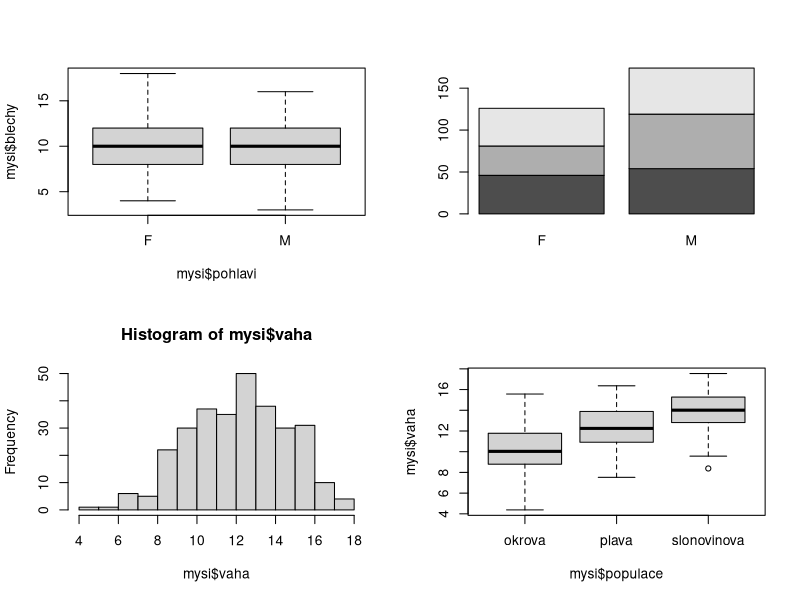
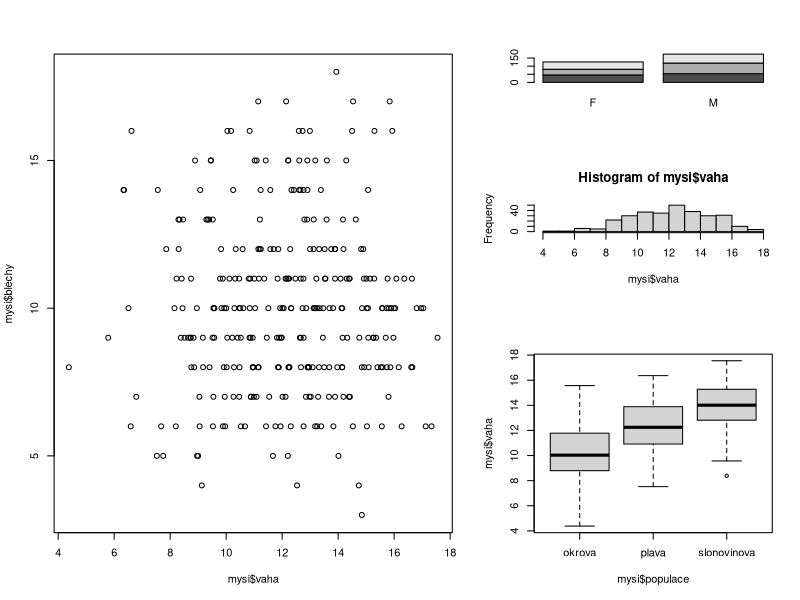
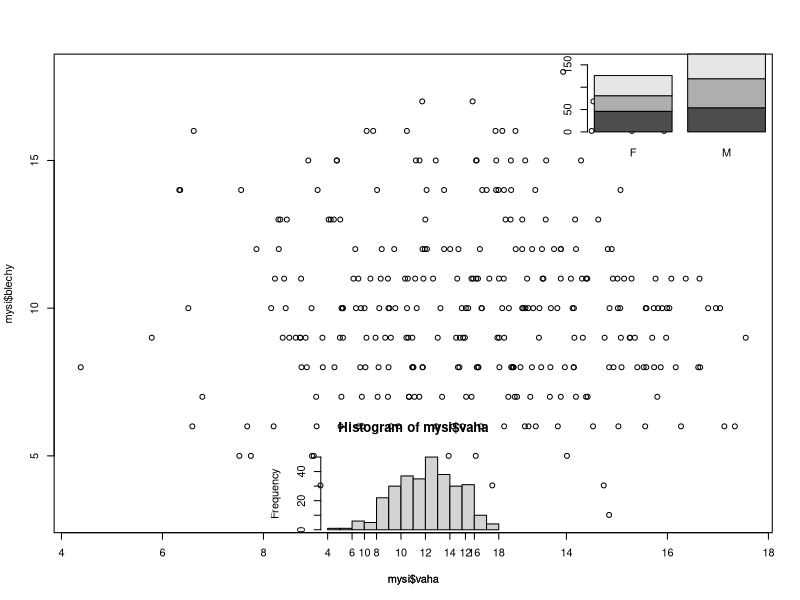
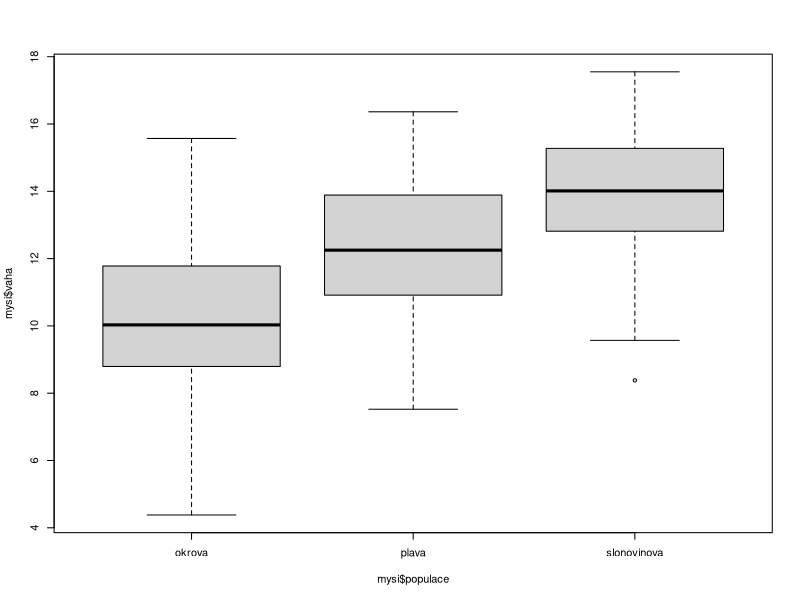
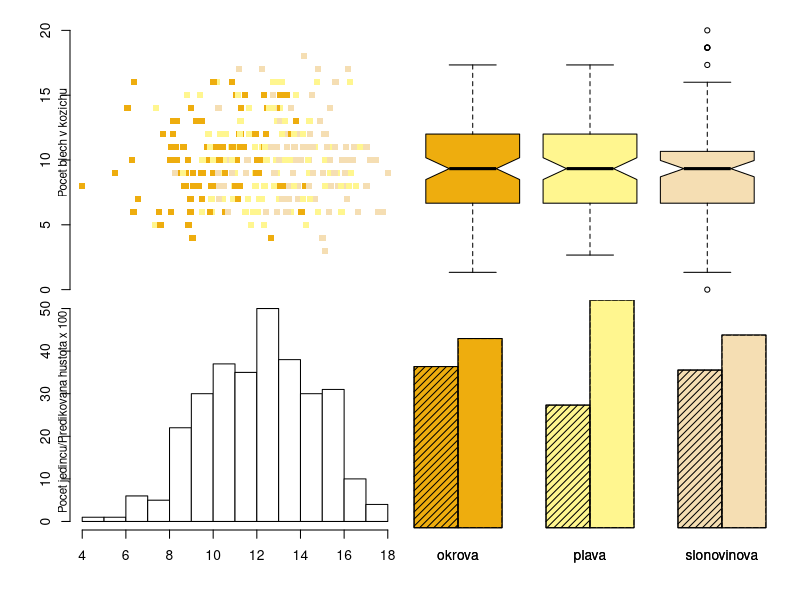
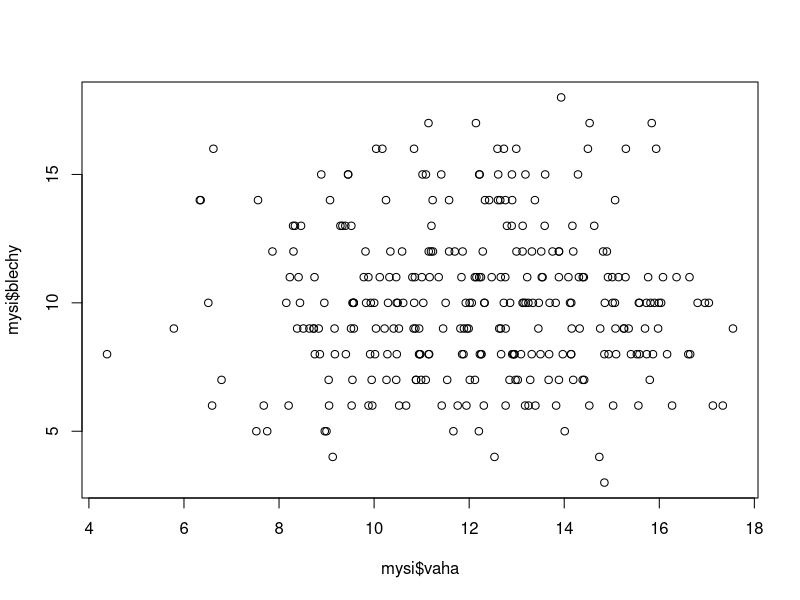
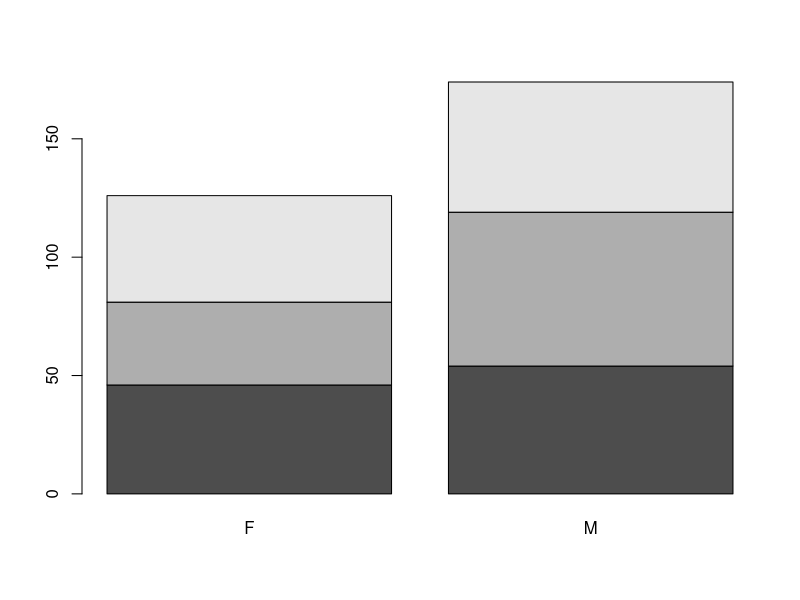
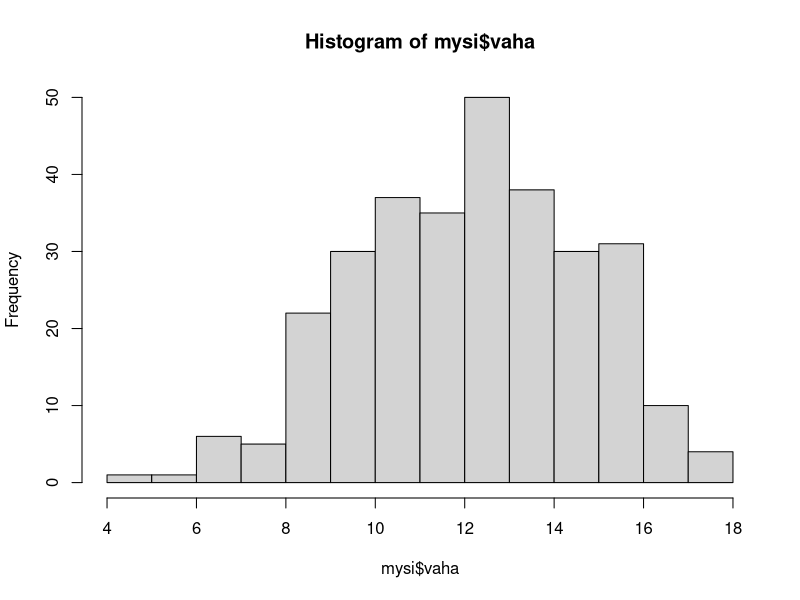

Generate these figures, in order, with R:
populace = rep(x = c("okrova", "plava", "slonovinova"), times = 100)
pohlavi = sample(x = c("M", "F"), size = length(populace), 
                 prob = c(0.55, 0.45), replace = T)
vaha = rnorm(n = length(populace), mean = c(10, 12, 13.5), sd = 2)
blechy = rpois(n = length(populace), lambda = 10)
mysi = data.frame(populace, pohlavi, vaha, blechy)

mysi$pohlavi = as.factor(mysi$pohlavi)
mysi$populace = as.factor(mysi$populace)
#__________________________________________________
# spojovani grafu do jednoho panelu

par(mfrow = c(2,2))
plot(mysi$blechy~mysi$pohlavi)
barplot(xtabs(~mysi$populace+mysi$pohlavi))
hist(mysi$vaha)
boxplot(mysi$vaha~mysi$populace)
dev.off()
par(mfrow = c(1,1))
#__________________________________________________
layout(mat = matrix(data = c(1, 1, 1, 2, 3, 4), 
                    nrow = 3, 
                    byrow = F),
       widths = c(1.5, 1),
       heights = c(1, 1, 2))

plot(mysi$blechy~mysi$vaha)
barplot(xtabs(~mysi$populace+mysi$pohlavi))
hist(mysi$vaha)
boxplot(mysi$vaha~mysi$populace)

#__________________________________________________
layout(mat = matrix(data = c(1,1,1,1,1,3,2,1,1),
                    nrow = 3,
                    byrow = F))

plot(mysi$blechy~mysi$vaha)
barplot(xtabs(~mysi$populace+mysi$pohlavi))
hist(mysi$vaha)
boxplot(mysi$vaha~mysi$populace)
#__________________________________________________
layout(mat = matrix(data = c(3,3,3,3,3,3,3,3,
                             3,3,3,3,3,3,3,3,
                             2,2,2,2,2,3,3,3,
                             2,2,2,2,2,3,3,3,
                             2,2,2,2,4,4,3,3,
                             1,1,1,2,4,4,3,3,
                             1,1,1,2,2,3,3,3,
                             1,1,1,2,2,3,3,3),
                    nrow = 8,
                    byrow = T),
       widths = c(1,1,0.5,0.5,1),
       heights = c(1, 1, 0.5, 0.5, 1))

# EXPORT
# bud Export --> save as image
# nebo pomoci funkce
pdf(file = "vsechny grafy.pdf")

plot(mysi$blechy~mysi$vaha)
barplot(xtabs(~mysi$populace+mysi$pohlavi))
hist(mysi$vaha)
boxplot(mysi$vaha~mysi$populace)
dev.off()

tiff() # dobry pro komprimace
tiff(filename = "graf_mysi.tiff", 
     width = 140, height = 120, 
     units = "mm", # defaultne jsou tam pixely
     res = 1200,
     compression = "lzw")

plot(mysi$blechy~mysi$vaha)
dev.off()

#________________________________________________________
#________________________________________________________
# SAMOSTATNA PRACE
par(omi = c(.2,.2,.2,.2))# jsou okolo celeho panelu
layout(mat = matrix(data = c(1,2,3,4),
                    nrow = 2,
                    byrow = T))
par(mai = c(0,0.5,0,0))
plot(mysi$blechy~mysi$vaha,
     pch = 15,
     col = c("darkgoldenrod2","khaki1", "wheat"), bty = "n", 
     xaxt = "n", ylim = c(0, 20))
mtext(text = "Pocet blech v kozichu",
      side = 2,
      adj = 0.6,
      cex = 0.7)

par(bty = "n",
    mai = c(0,0,0,0))
boxplot(mysi$blechy~mysi$populace, notch = T, 
        col = c("darkgoldenrod2","khaki1", "wheat"), xlab = "", ylab = "", 
        xaxt = "n", yaxt = "n")

par(bty = "n",
    mai = c(0.5,0.5,0,0))
hist(mysi$vaha, main = "",
     col = "white", breaks = 13)
mtext(text = "Pocet jedincu/Predikovana hustota x 100",
      side = 2,
      adj = 0.6,
      cex = 0.7)

par(bty = "n",
    mai = c(0.5,0,0,0))
barplot(xtabs(~mysi$pohlavi+mysi$populace), beside = T, 
        col = c("darkgoldenrod2","darkgoldenrod2","khaki1","khaki1","wheat","wheat"), bty = "n", yaxt = "n")
barplot(xtabs(~mysi$pohlavi+mysi$populace), 
        beside = T,
        density = 20,
        angle = 45,
        col = c("black","darkgoldenrod2","black","khaki1","black","wheat"),
        add = T,
        yaxt = "n")






